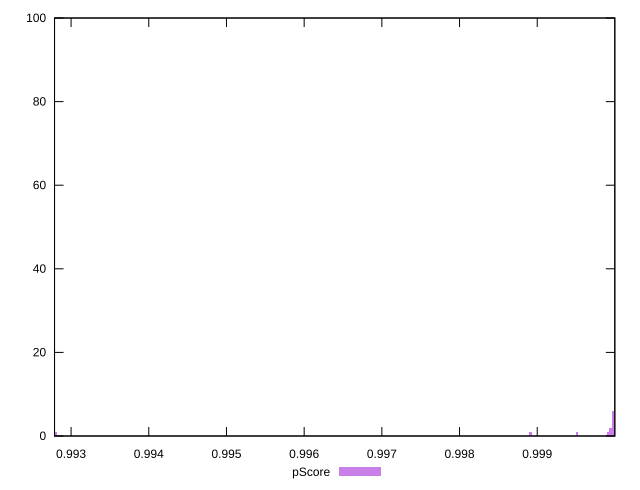

The gnuplot source for this figure:
reset

$pScore <<EOF
1.0000120275640474 88
0.9999787780618675 6
0.9999455285596875 2
0.9989147939921093 1
0.9927968855909992 1
0.9995132850313483 1
0.9999122790575076 1
EOF

set key outside below
set boxwidth 0.00003324950217994572
set xrange [0.9927869851763917:0.9999986720568332]
set yrange [0:100]
set trange [0:100]
set style fill transparent solid 0.5 noborder
set terminal svg size 640, 490 enhanced background rgb 'white'
set output "report_00016_2021-02-10T13-31-48.338Z/bootup-time/samples/pages+cached+noadtech+nomedia/pScore/histogram.svg"

plot $pScore title "pScore" with boxes

reset
